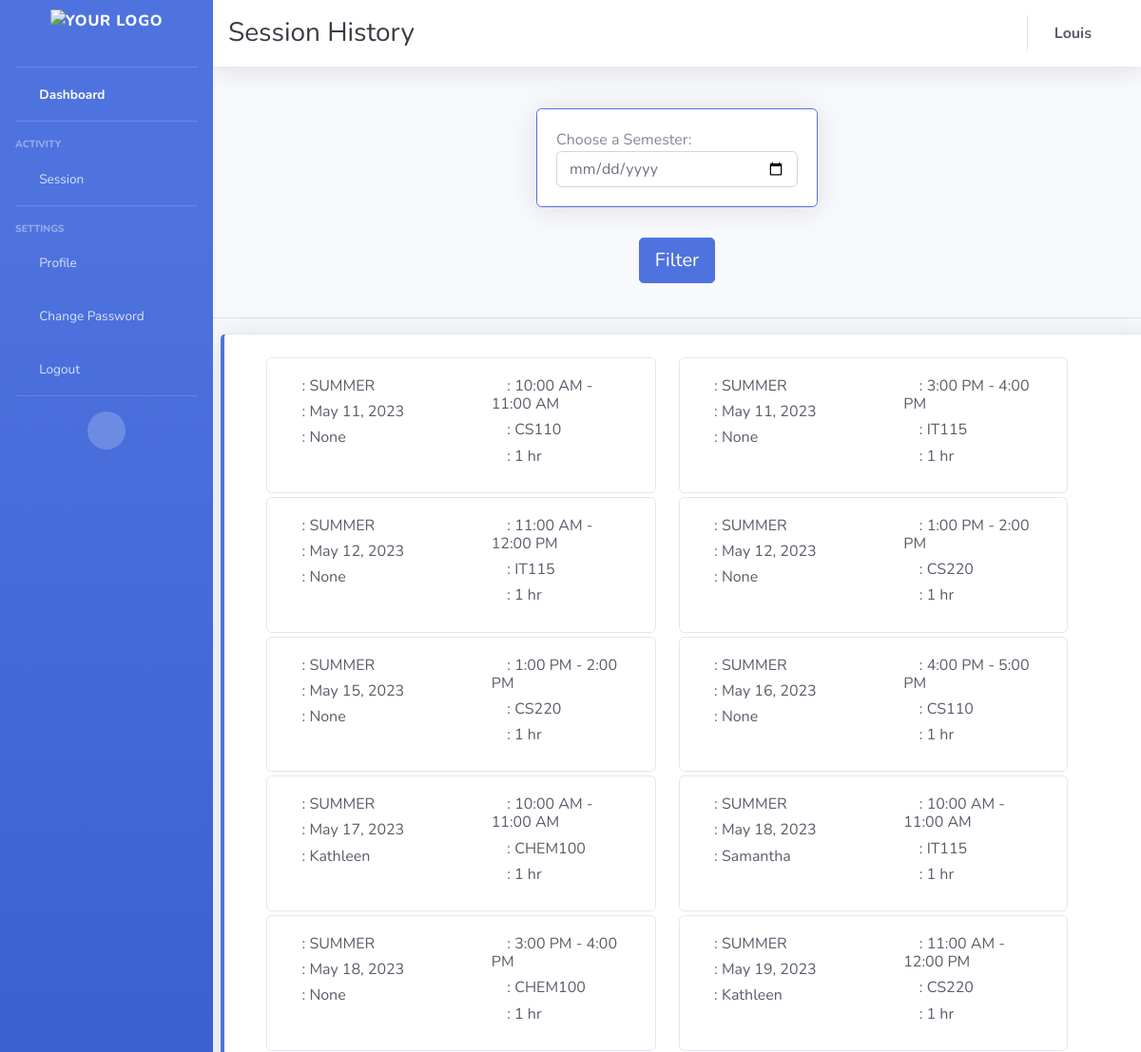
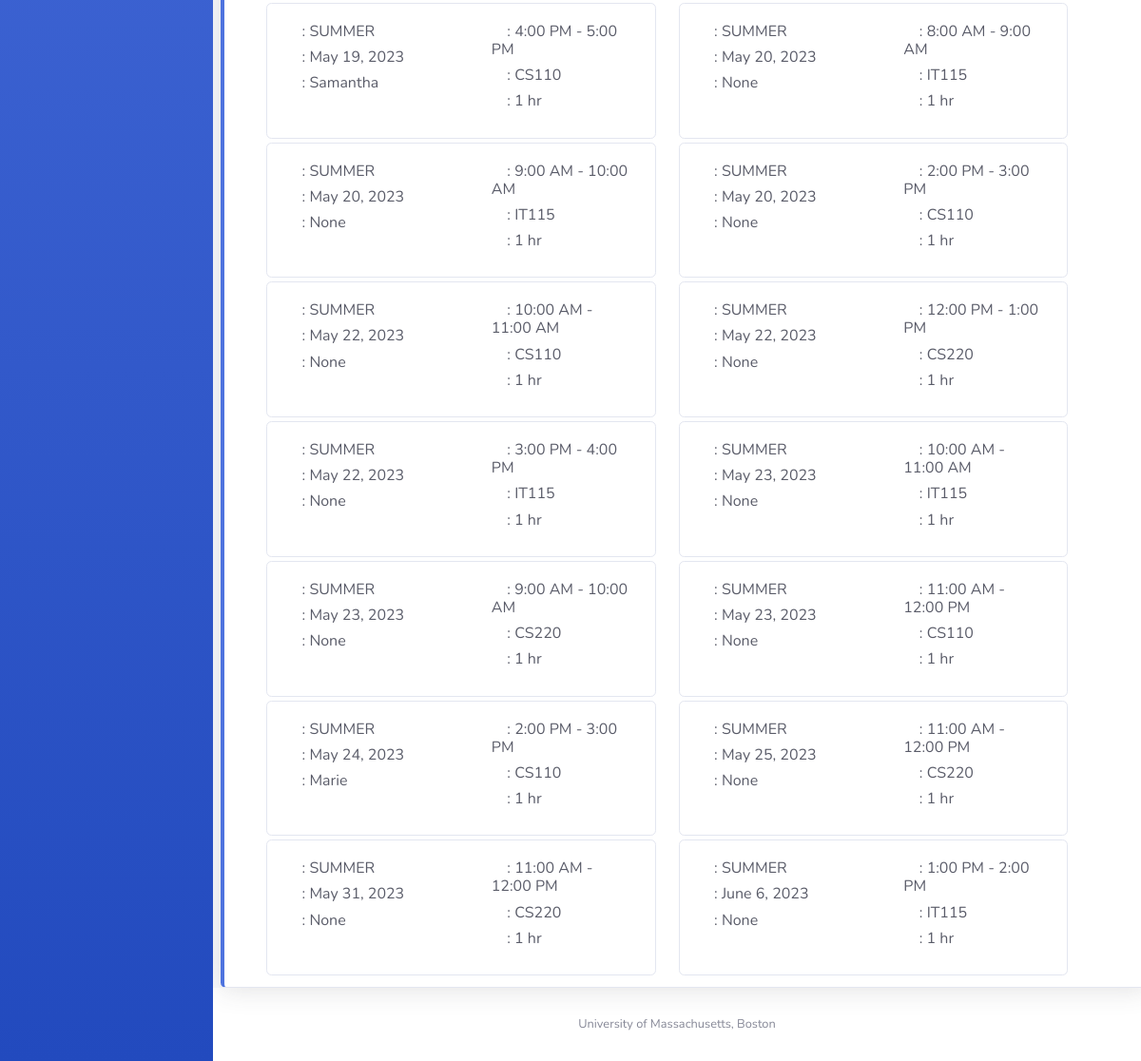
The app's page /session-hsitory/ (signed in) with its own data (2 pictures, top to bottom).
### appusers/models.py (models this page shows, shortened)
class Availability(models.Model):
    tutor = models.ForeignKey(Tutor, on_delete=models.CASCADE, null=True, blank=True, related_name='availabilities')
    date = models.DateField()
    timeblock = models.CharField(max_length=1, choices=TIMEBLOCK_CHOICES)
    booked_by = models.ForeignKey(Student, on_delete=models.SET_NULL, null=True, blank=True,
                                  related_name='booked_slots')
    course = models.ForeignKey(Course, on_delete=models.CASCADE)
    status = models.CharField(max_length=1, choices=STATUS_CHOICES)
    semester = models.CharField(max_length=25, null=True)

class Course(models.Model):
    c_name = models.CharField(max_length=100)
    c_code = models.CharField(max_length=50, unique=True, null=False)
    def __str__(self):
        return self.c_name

class Student(models.Model):
    user = models.OneToOneField(User, on_delete=models.CASCADE)
    ums_id = models.CharField(max_length=20, null=True, blank=True)
    courses = models.ManyToManyField(Course, related_name='students')
    no_shows = models.IntegerField(max_length=1, default=0)
    profile_picture = models.FileField(null=True, blank=True)
    def __str__(self):
        return self.user.username

### appusers/views.py (the view)
# urls.py: path('session-hsitory/', session_history, name='session_history'),
@login_required
def session_history(request):
    current_user = request.user
    today = date.today()
    slots = Availability.objects.all().order_by('date')
    try:
        student = current_user.student
        student_session_history = Availability.objects.filter(booked_by=student, date__lt=today).order_by('date')
    except Student.DoesNotExist:
        student_session_history = []
    try:
        tutor = current_user.tutor
        tutor_session_history = Availability.objects.filter(tutor=tutor, date__lt=today).order_by('date')
    except Tutor.DoesNotExist:
        tutor_session_history = []
    return render(request, 'session_history.html',
                  {'slots': slots, 'today': today,
                   'student_session_history': student_session_history,
                   'tutor_session_history': tutor_session_history,
                  })

### templates/session_history.html (shortened to what this page needs)
{% extends "base.html" %}
{% block top_heading %}
    <h1 class="h3 mb-0 text-gray-900">Session History</h1>
{% endblock %}
{% block content %}
    <div class="card-body">
        <form method="GET" id="filter-form">
            <div class="row justify-content-center">
                <div class="col-md-4 mb-3">
                    <div class="card border-primary shadow">
                        <div class="card-body">
                            <div class="d-flex align-items-center">
                                <label for="date-select" class="mr-3 mb-0">Choose a Semester:</label>
                                <i class="fas fa-calendar"></i>
                            </div>
                            <input type="date" name="date" id="date-select" class="form-control">
                        </div>
                    </div>
                </div>
                <div class="col-md-12 text-center">
                    <button type="submit" class="btn btn-toggle btn-primary btn-lg mt-3">Filter</button>
                </div>
            </div>
        </form>
    </div>
    <hr>
    {% if user.is_authenticated %}
        {% if request.user.tutor %}
            <div class="container-fluid card border-left-primary shadow py-2 mr-5 ml-2 mt-3">
            <div id="card-container" class="row row-cols-1 row-cols-md-2 overflow-auto mr-5 ml-2 mt-3" >
                {% for session in tutor_session_history %}
                    <div class="col mb-1">
                        <div class="card">
                            <div class="row g-0">
                                <div class="col-md-6">
                                    <div class="card-body text-gray-800">
                                        <div class="h6">
                                            <i class="fas fa-archive"></i>
                                            : {{ session.semester }}
                                        </div>
                                        <div class="h6">
                                            <i class="fas fa-calendar"></i>
                                            : {{ session.date }}
                                        </div>
                                        <div class="h6">
                                            <i class="fas fa-user-alt"></i>
                                            : {{ session.booked_by }}
                                        </div>
                                    </div>
                                </div>
                                <div class="col-md-6">
                                    <div class="card-body text-gray-800">
                                        <div class="h6">
                                            <i class="fas fa-clock"></i>
                                            : {{ session.get_timeblock_display }}
                                        </div>
                                        <div class="h6">
                                            <i class="fas fa-book"></i>
                                            : {{ session.course }}
                                        </div>
                                        <div class="h6">
                                            <i class="fas fa-user-clock"></i>
                                            : 1 hr
                                        </div>
                                    </div>
                                </div>
                            </div>
                       </div>
                    </div>
                    {% empty %}
                    <p>No sessions today.</p>
                {% endfor %}
            </div>
        </div>
        {% endif %}
    {% endif %}
{% endblock %}

### templates/base.html (shortened to what this page needs)
{% load static %}
<!DOCTYPE html>
<html lang="en">
<head>
    <link href="{% static 'vendor/fontawesome-free/css/all.min.css' %}" rel="stylesheet" type="text/css">
    <link href="{% static 'css/sb-admin-2.min.css' %}" rel="stylesheet">
</head>
<body id="page-top">
<div id="wrapper">
    <ul class="navbar-nav bg-gradient-primary sidebar sidebar-dark accordion" id="accordionSidebar">
        <a class="sidebar-brand d-flex align-items-center justify-content-center" href="{% url 'home' %}">
            <img src="{% static 'images/favicons/UMB_White_logo.png' %}" alt="Your Logo" height="50">
        </a>
        <hr class="sidebar-divider my-0">
        <li class="nav-item active">
            <a class="nav-link" href="{% url 'home' %}">
                <i class="fas fa-fw fa-tachometer-alt"></i>
                <span>Dashboard</span></a>
        </li>
        <hr class="sidebar-divider">
        <div class="sidebar-heading">
            Activity
        </div>
        <li class="nav-item">
            <a class="nav-link collapsed" href="#" data-toggle="collapse" data-target="#collapseTwo"
               aria-expanded="true" aria-controls="collapseTwo">
                <i class="fas fa-fw fa-cog"></i>
                <span>Session</span>
            </a>
        </li>
        <hr class="sidebar-divider">
        <div class="sidebar-heading">
            Settings
        </div>
        {% if not request.user.is_superuser %}
        <li class="nav-item ">
            <a class="nav-link" href="{% url 'profile' %}">
                <i class="fas fa-fw fa-user"></i>
                <span>Profile</span></a>
        </li>
        {% endif %}
        <li class="nav-item ">
            <a class="nav-link" href="{% url 'change_password' %}">
                <i class="fas fa-fw fa-cogs"></i>
                <span>Change Password</span></a>
        </li>
        <li class="nav-item ">
            <a class="nav-link" data-toggle="modal" data-target="#logoutModal" href="{% url 'logout' %}">
                <i class="fas fa-fw fa-sign-out-alt"></i>
                <span>Logout</span></a>
        </li>
        <hr class="sidebar-divider d-none d-md-block">
        <div class="text-center d-none d-md-inline">
            <button class="rounded-circle border-0" id="sidebarToggle"></button>
        </div>
    </ul>
    <div id="content-wrapper" class="d-flex flex-column">
        <div id="content">
            <nav class="navbar navbar-expand navbar-light bg-white topbar mb-4 static-top shadow">
                {% block top_heading %}{% endblock %}
                <ul class="navbar-nav ml-auto">
                    <li class="nav-item dropdown no-arrow">
                        <a class="nav-link">
                            <span class="mr-4 font-weight-bold d-none d-lg-inline text-gray-800 ">{{ user.first_name}} {{ user.last_name}}</span>
                        </a>
                    </li>
                </ul>
            </nav>
            {% block content %}{% endblock %}
        </div>
        <footer class="sticky-footer bg-white">
            <div class="container my-auto">
                <div class="copyright text-center my-auto">
                    <span>University of Massachusetts, Boston</span>
                </div>
            </div>
        </footer>
    </div>
</div>
</body>
</html>

### records on screen
Availability: semester "SUMMER", date "May 11, 2023", booked_by "None", timeblock "10:00 AM - 11:00 AM", course "CS110"
Availability: semester "SUMMER", date "May 11, 2023", booked_by "None", timeblock "3:00 PM - 4:00 PM", course "IT115"
Availability: semester "SUMMER", date "May 12, 2023", booked_by "None", timeblock "11:00 AM - 12:00 PM", course "IT115"
Availability: semester "SUMMER", date "May 12, 2023", booked_by "None", timeblock "1:00 PM - 2:00 PM", course "CS220"
Availability: semester "SUMMER", date "May 15, 2023", booked_by "None", timeblock "1:00 PM - 2:00 PM", course "CS220"
Availability: semester "SUMMER", date "May 16, 2023", booked_by "None", timeblock "4:00 PM - 5:00 PM", course "CS110"
Availability: semester "SUMMER", date "May 17, 2023", booked_by "Kathleen", timeblock "10:00 AM - 11:00 AM", course "CHEM100"
Availability: semester "SUMMER", date "May 18, 2023", booked_by "Samantha", timeblock "10:00 AM - 11:00 AM", course "IT115"
Availability: semester "SUMMER", date "May 18, 2023", booked_by "None", timeblock "3:00 PM - 4:00 PM", course "CHEM100"
Availability: semester "SUMMER", date "May 19, 2023", booked_by "Kathleen", timeblock "11:00 AM - 12:00 PM", course "CS220"
Availability: semester "SUMMER", date "May 19, 2023", booked_by "Samantha", timeblock "4:00 PM - 5:00 PM", course "CS110"
Availability: semester "SUMMER", date "May 20, 2023", booked_by "None", timeblock "8:00 AM - 9:00 AM", course "IT115"
Availability: semester "SUMMER", date "May 20, 2023", booked_by "None", timeblock "9:00 AM - 10:00 AM", course "IT115"
Availability: semester "SUMMER", date "May 20, 2023", booked_by "None", timeblock "2:00 PM - 3:00 PM", course "CS110"
Availability: semester "SUMMER", date "May 22, 2023", booked_by "None", timeblock "10:00 AM - 11:00 AM", course "CS110"
Availability: semester "SUMMER", date "May 22, 2023", booked_by "None", timeblock "12:00 PM - 1:00 PM", course "CS220"
Availability: semester "SUMMER", date "May 22, 2023", booked_by "None", timeblock "3:00 PM - 4:00 PM", course "IT115"
Availability: semester "SUMMER", date "May 23, 2023", booked_by "None", timeblock "10:00 AM - 11:00 AM", course "IT115"
Availability: semester "SUMMER", date "May 23, 2023", booked_by "None", timeblock "9:00 AM - 10:00 AM", course "CS220"
Availability: semester "SUMMER", date "May 23, 2023", booked_by "None", timeblock "11:00 AM - 12:00 PM", course "CS110"
Availability: semester "SUMMER", date "May 24, 2023", booked_by "Marie", timeblock "2:00 PM - 3:00 PM", course "CS110"
Availability: semester "SUMMER", date "May 25, 2023", booked_by "None", timeblock "11:00 AM - 12:00 PM", course "CS220"
Availability: semester "SUMMER", date "May 31, 2023", booked_by "None", timeblock "11:00 AM - 12:00 PM", course "CS220"
Availability: semester "SUMMER", date "June 6, 2023", booked_by "None", timeblock "1:00 PM - 2:00 PM", course "IT115"

### other values on screen
{{ user.first_name }} "Louis"
